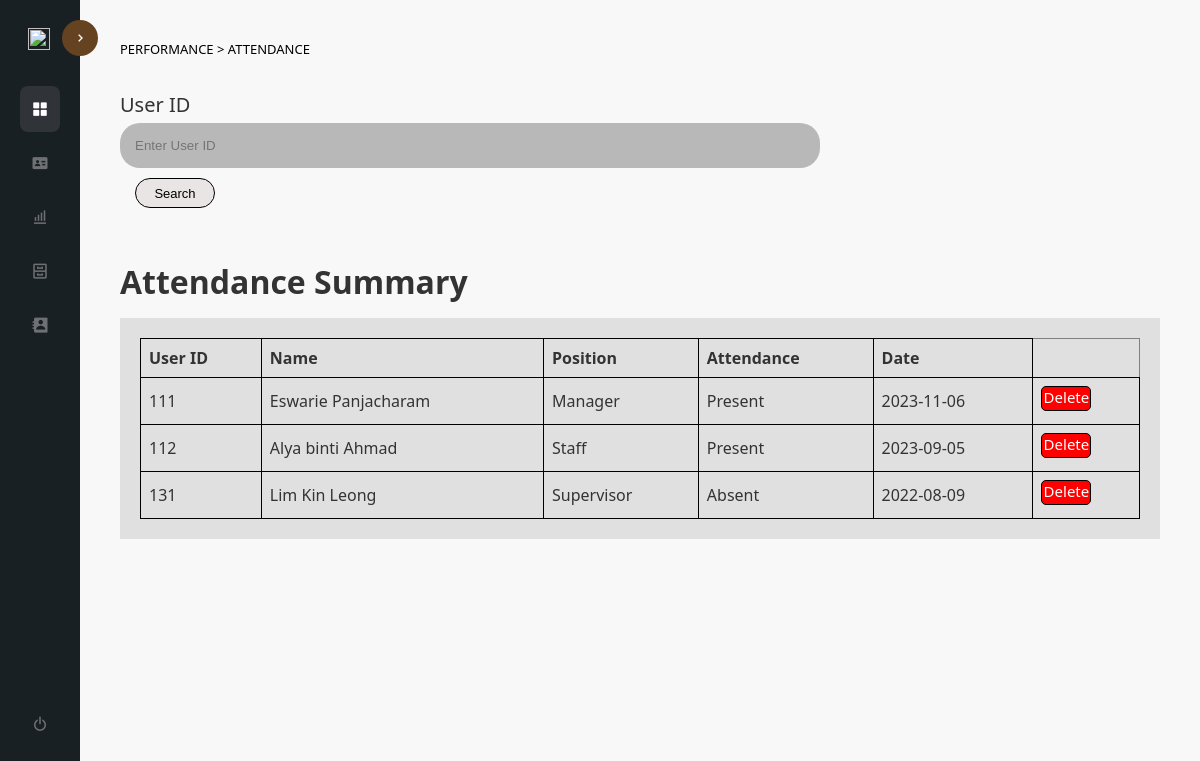
Screenshot of /attendance.php with the database file from the repository.
### tables this page shows
CREATE TABLE `attendance_records` (
  `user_id` int(11) NOT NULL,
  `name` varchar(255) NOT NULL,
  `email` varchar(255) NOT NULL,
  `position` varchar(255) DEFAULT NULL,
  `attendance` varchar(50) DEFAULT NULL,
  `date` date DEFAULT NULL
);

### attendance.php (the view, shortened to what this page needs)
<html lang="en">
<head>
  <link rel="stylesheet" href="./assets/css/style.css" />
  <link rel="stylesheet" href="./assets/css/a-style.css"/>
   <link href='https://unpkg.com/boxicons@2.1.4/css/boxicons.min.css' rel='stylesheet'>
</head>
<body>
   <?php
   include("sidebar.php");
   ?>
   <div class="content-container">
    <p class="path_leave">PERFORMANCE > <a href="attendance.php">ATTENDANCE</a></p>
    <div class="search_container">
         <form method="POST" action="">
            <div class="textbox-container">
               <label for="user_id" class="leave_label1">User ID</label>
               <input type="text" id="user_id" name="search_user_id" placeholder="Enter User ID">
               <button type="submit" class="btnsearch" name="searchButton">Search</button>
            </div>
         </form>
    </div><br>
      <h1 class="title">Attendance Summary</h1>
      <div class="summary_table">
    <?php
         include("connect.php");
         if (isset($_POST['search_user_id']) ) {
            $search_user_id = $_POST['search_user_id'];
            $sql = "SELECT * FROM attendance_records WHERE 1";
            if (!empty($search_user_id)) {
               $sql .= " AND user_id = '$search_user_id'";
            }
         } else {
            $sql = "SELECT * FROM attendance_records";
         }
         $result = $conn->query($sql);
         if ($result->num_rows > 0) {
            echo "<table border='1'>";
            echo "<thead>";
            echo "<tr><th>User ID</th><th>Name</th><th>Position</th><th>Attendance</th><th>Date</th></tr>";
            echo "</thead>";
            echo "<tbody>";
            while ($row = $result->fetch_assoc()) {
               echo "<tr><td>" . $row["user_id"];
               echo "</td><td>" . $row["name"];
               echo "</td><td>" . $row["position"];
               echo "</td><td>" . $row["attendance"];
               echo "</td><td>". $row["date"];
               echo "</td><td>
                     <div class='btn-group'>
                        <a href='attendance.php?user_id=$row[user_id]' class='btn2' value='Delete'>Delete</a>
                     </div>";
               echo "</td></tr>";
            }
            echo "</tbody>";
            echo "</table>";
         } else {
            echo "No results found";
         }
      ?>
</body>
</html>

### assets/css/style.css (style rules this page uses)
:root { --p-color: #192023; --s-color: #303439; --bradius: .5rem; }
* { margin: 0; padding: 0; box-sizing: border-box; }
body { font-family: 'Quicksand', sans-serif; }
a { text-decoration: none; color: inherit; }
.content-container { width: calc(100% - 5rem); margin: 0 0 0 auto; padding: 2.5rem; transition: width .5s; }
.path_leave { font-size: 13px; color: black; padding-bottom: 10px; }
.search_container { display: flex; padding-top: 10px; }
input[type=text] { width: 300px; padding: 15px; margin: 5px 0 0 0; display: inline-block; border: none; background: #f1f1f1; border-radius: 20px; }
.leave_label1 { font-size: 20px; padding-top: 13px; padding-right: 5px; }
.btnsearch, .btnsearch2 { height: 30px; width: 80px; font-size: 13px; margin-left: 15px; background-color: rgb(234, 229, 229); border: 1px solid rgb(0, 0, 0); border-radius: 20px; cursor: pointer; }
.summary_table { margin-top: 10px; background-color: rgb(224, 224, 224); padding: 20px 20px; height: auto; }
table { border-collapse: collapse; width: 100%; }
td, th { border: 1px solid #000000; text-align: left; padding: 8px; }
.title { text-align: left; margin-top: 30px; margin-bottom: 15px; }
.btn-group .btn1, .btn-group .btn2 { height: 25px; width: 50px; display: block; border: 1px solid black; color: white; cursor: pointer; border-radius: 5px; text-align: center; font-size: 15px; }
.btn2 { margin-bottom: 5px; background-color: red; }

### assets/css/a-style.css (style rules this page uses)
body { margin: 0; font-family: 'Segoe UI', Tahoma, Geneva, Verdana, sans-serif; background-color: #f8f8f8; color: #333; }
:root { --p-color: #192023; --s-color: #303439; --bradius: .5rem; }
* { margin: 0; padding: 0; box-sizing: border-box; }
.content-container { width: calc(100% - 5rem); margin: 0 0 0 auto; padding: 2.5rem; transition: width .5s; }
label { display: block; }
input[type=text], input[type=email], input[type=password] { width: 700px; padding: 15px; margin: 5px 0 10px 0; display: block; border: none; background: #b9b8b8; border-radius: 20px; }

### rows the page displays
attendance_records: user_id "111", name "Eswarie Panjacharam", position "Manager", attendance "Present", date "2023-11-06"
attendance_records: user_id "112", name "Alya binti Ahmad", position "Staff", attendance "Present", date "2023-09-05"
attendance_records: user_id "131", name "Lim Kin Leong", position "Supervisor", attendance "Absent", date "2022-08-09"
